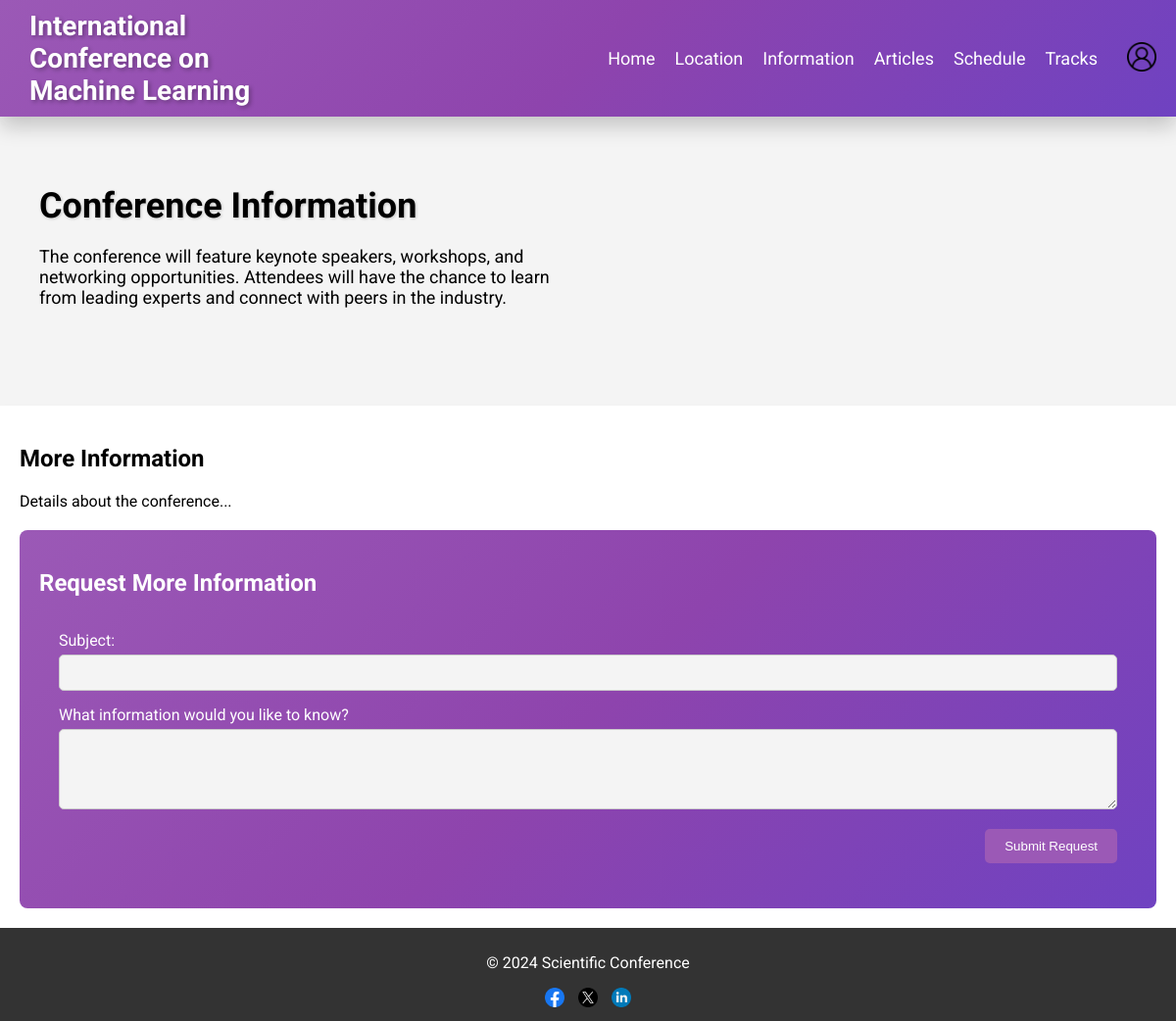
/info.php, run on the app's committed database.
### tables this page shows
CREATE TABLE `conference` (
  `id` int(11) NOT NULL,
  `name` varchar(255) NOT NULL,
  `location` varchar(255) NOT NULL,
  `start_date` date NOT NULL,
  `end_date` date NOT NULL,
  `inviting_paragraph` text DEFAULT NULL,
  `full_address` text NOT NULL DEFAULT '',
  `city` text NOT NULL DEFAULT '',
  `venue_name` text NOT NULL DEFAULT '',
  `venue_description` text NOT NULL DEFAULT '',
  `venue_contact` text NOT NULL DEFAULT '',
  `image_url` text NOT NULL DEFAULT '',
  `additional_info` text NOT NULL DEFAULT ''
);

### info.php (the view, shortened to what this page needs)
<?php
include 'config.php';
$conference = $conn->query("SELECT * FROM conference WHERE id = 1")->fetch_assoc();
include 'header.php';
?>
<div class="intro">
    <div class="intro-text">
        <h2>Conference Information</h2>
        <p><?php echo $conference['additional_info']; ?></p>
    </div>
</div>
<main>
    <section class="conference-details">
        <h2>More Information</h2>
        <p>Details about the conference...</p>
    </section>
    <section class="info-request">
        <h2>Request More Information</h2>
        <form id="infoRequestForm" action="form_handler.php" method="post">
            <label for="subject">Subject:</label>
            <input type="text" id="subject" name="subject" required>
            <label for="request">What information would you like to know?</label>
            <textarea id="request" name="request" rows="4" required></textarea>
            <div class="form-footer">
                <p id="formMessage" class="<?php echo isset($_SESSION['form_message']) ? 'visible' : 'hidden'; ?>">
                </p>
                <input type="submit" value="Submit Request">
            </div>
        </form>
    </section>
</main>
<?php include 'footer.php'; ?>

### header.php (shortened to what this page needs)
<!DOCTYPE html>
<html lang="en">
<head>
    <link rel="stylesheet" href="css/styles.css">
</head>
<body>
    <header class="main-header">
        <div class="header-content">
            <div class="logo">
                <h1><?php echo isset($conference['name']) ? $conference['name'] : 'Conference'; ?></h1>
            </div>
            <nav>
                <ul>
                    <li><a href="index.php">Home</a></li>
                    <li><a href="location.php">Location</a></li>
                    <li><a href="info.php">Information</a></li>
                    <li><a href="articles.php">Articles</a></li>
                    <li><a href="schedule.php">Schedule</a></li>
                    <li><a href="tracks.php">Tracks</a></li>
                </ul>
                <div class="account-icon">
                    <a href="login.php"><img src="imgs/account-icon.png" alt="Account"></a>
                </div>
            </nav>
        </div>
    </header>

### css/styles.css (style rules this page uses)
body { font-family: 'Roboto', sans-serif; margin: 0; padding: 0; background-color: #f4f4f4; display: flex; flex-direction: column; min-height: 100vh; }
header.main-header { background: linear-gradient(135deg, #9b59b6, #8e44ad, #6f42c1); color: white; padding: 10px 0; text-align: left; position: relative; box-shadow: 0 10px 20px rgba(0, 0, 0, 0.2); }
.header-content { display: flex; justify-content: space-between; align-items: center; padding: 0 20px; }
header .logo { flex: 1; }
header .logo h1 { font-size: 28px; margin: 0; padding-left: 10px; text-shadow: 2px 2px 4px rgba(0, 0, 0, 0.3); }
header nav { flex: 3; display: flex; justify-content: flex-end; }
header nav ul { list-style: none; padding: 0; margin: 0; display: flex; align-items: center; }
header nav ul li { margin: 0 10px; }
header nav ul li a { color: white; text-decoration: none; font-size: 18px; transition: color 0.3s, transform 0.3s; }
header .account-icon { margin-left: 20px; }
header .account-icon img { width: 30px; height: 30px; }
.intro { display: flex; justify-content: space-between; align-items: center; padding: 40px; border-radius: 8px; margin-bottom: 40px; }
.intro-text { max-width: 50%; text-align: left; }
.intro-text h2 { font-size: 36px; font-weight: bold; margin-bottom: 20px; text-shadow: 1px 1px 3px rgba(0, 0, 0, 0.2); }
.intro-text p { font-size: 18px; margin-bottom: 20px; }
main { flex: 1; padding: 20px; background-color: white; box-shadow: 0 4px 6px rgba(0, 0, 0, 0.1); }
.info-request { background: linear-gradient(135deg, #9b59b6, #8e44ad, #6f42c1); padding: 20px; border-radius: 8px; margin-top: 20px; }
.info-request h2 { color: white; margin-bottom: 15px; }
.info-request label { color: white; display: block; margin-bottom: 5px; }
.info-request form { padding: 20px; display: flex; flex-direction: column; }
.info-request input[type="text"], .info-request textarea { width: 100%; padding: 10px; margin-bottom: 15px; border-radius: 5px; border: 1px solid #ccc; background-color: #f4f4f4; box-sizing: border-box; }
.info-request .form-footer { display: flex; justify-content: space-between; align-items: center; }
.info-request input[type="submit"] { padding: 10px 20px; background-color: #9b59b6; color: white; border: none; border-radius: 5px; cursor: pointer; }
#formMessage { color: white; margin-top: 10px; text-align: left; display: inline-block; padding: 10px 20px; border-radius: 5px; }
main { padding: 20px; }

### data on the page
conference: name "International Conference on Machine Learning", additional_info "The conference will feature keynote speakers, workshops, and networking opportunities. Attendees will have the chance to learn from leading experts and connect with peers in the industry."
